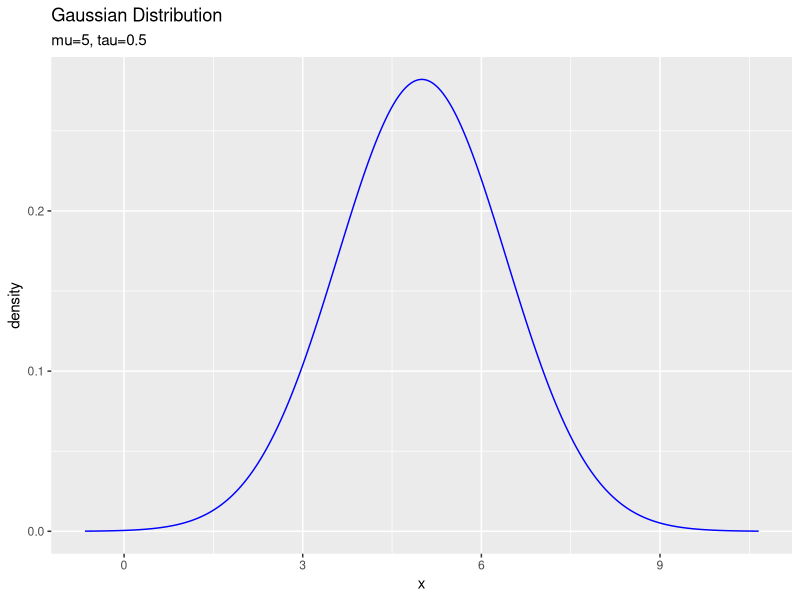
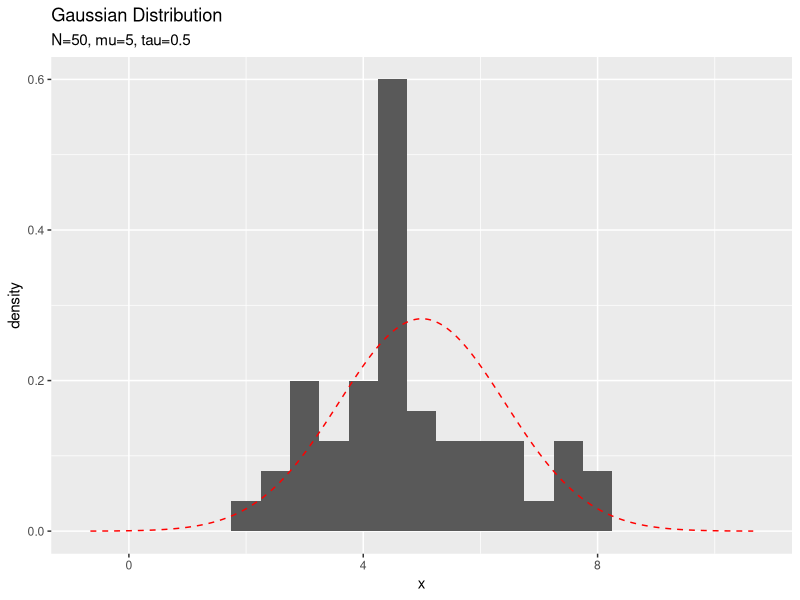
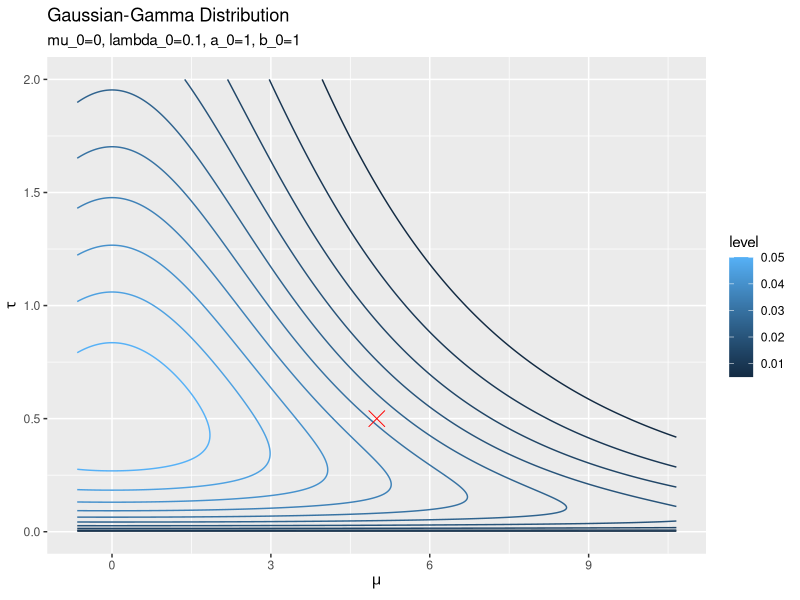
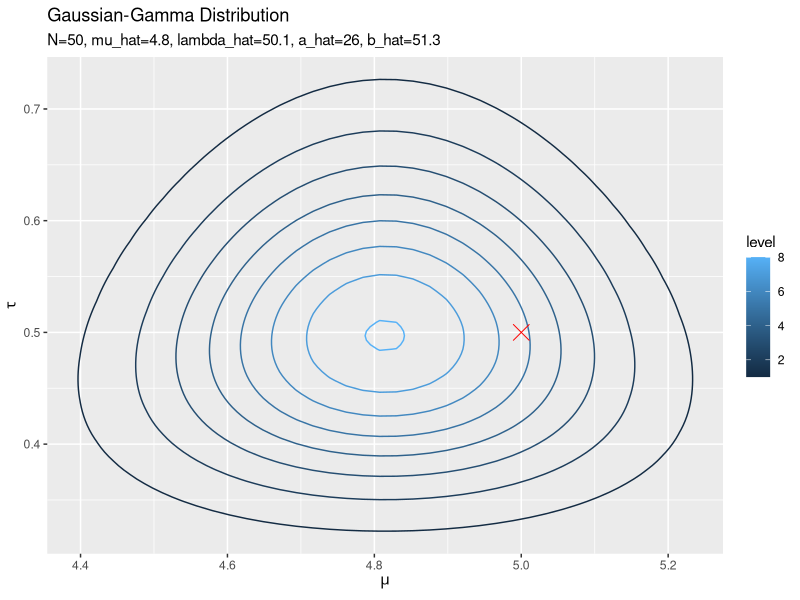
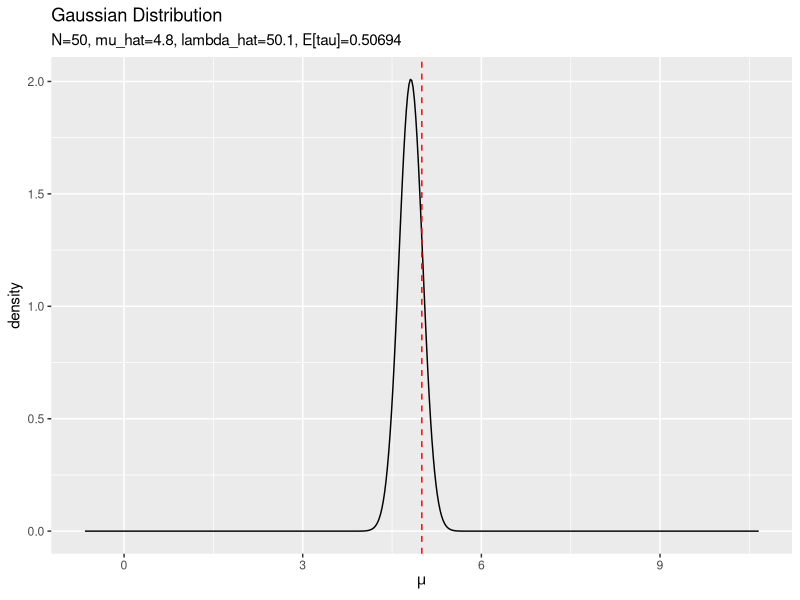
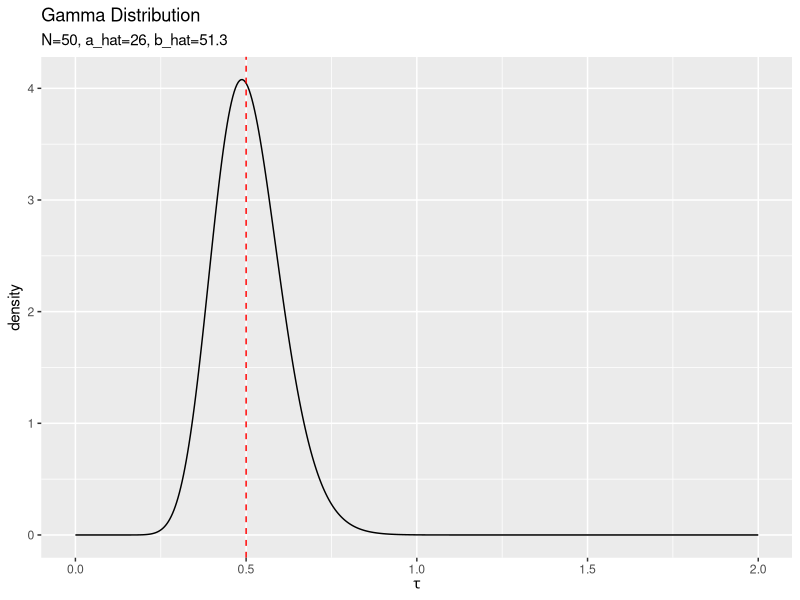
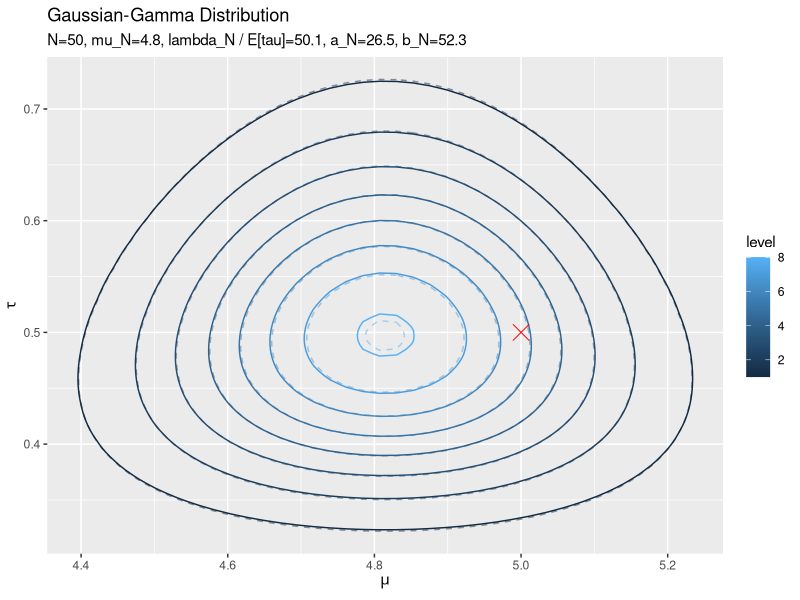
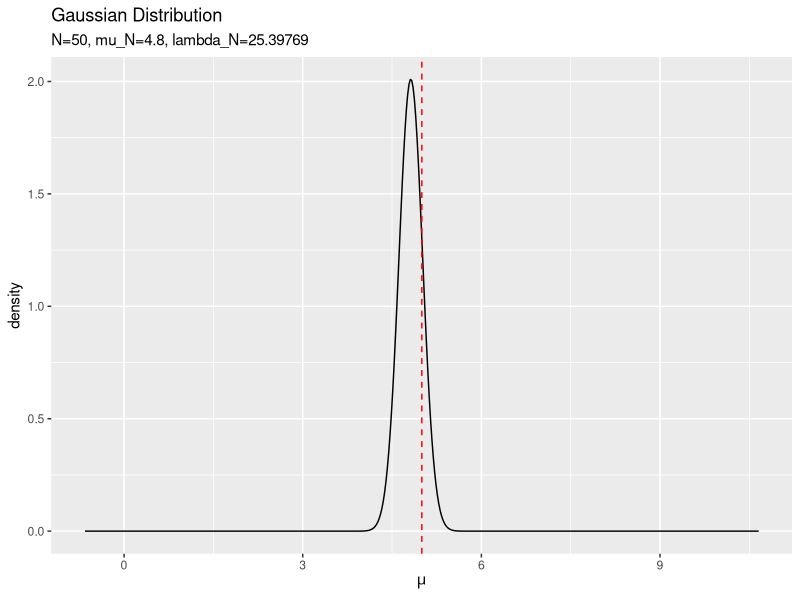

R code for these plots, in order:

# 10.1.3 一変数ガウス分布の変分推論 ----------------------------------------------------

# 10.1.3で利用するパッケージ
library(tidyverse)


### 真の分布(1次元ガウス分布)の設定 -----

# 真の平均パラメータを指定
mu_truth <- 5

# 真の精度パラメータを指定
tau_truth <- 0.5
sqrt(1 / tau_truth) # 標準偏差


# 作図用のxの値を作成
x_vec <- seq(
  mu_truth - 4 * sqrt(1 / tau_truth), 
  mu_truth + 4 * sqrt(1 / tau_truth), 
  length.out = 1000
)

# 真の分布を計算
model_df <- tibble(
  x = x_vec, 
  density = dnorm(x = x, mean = mu_truth, sd = sqrt(1 / tau_truth))
)

# 真の分布を作図
ggplot(model_df, aes(x = x, y = density)) + 
  geom_line(color = "blue") + # 真の分布
  labs(title = "Gaussian Distribution", 
       subtitle = paste0("mu=", mu_truth, ", tau=", tau_truth))


### データの生成 -----

# (観測)データ数を指定
N <- 50

# ガウス分布に従うデータを生成
x_n <- rnorm(n = N, mean = mu_truth, sd = sqrt(1 / tau_truth))

# 観測データを確認
summary(x_n)


# 観測データをデータフレームに格納
data_df <- tibble(x_n = x_n)

# 観測データのヒストグラムを作成
ggplot() + 
  #geom_histogram(data = data_df, aes(x = x_n), binwidth = 0.5) + # 観測データ:(度数)
  geom_histogram(data = data_df, aes(x = x_n, y = ..density..), binwidth = 0.5) + # 観測データ:(相対度数)
  geom_line(data = model_df, aes(x = x, y = density), 
            color = "red", linetype = "dashed") + # 真の分布:(相対度数用)
  labs(title = "Gaussian Distribution", 
       subtitle = paste0("N=", N, ", mu=", mu_truth, ", tau=", tau_truth), 
       x = "x")


### 事前分布(ガウス-ガンマ分布)の設定 -----

# muの事前分布のパラメータを指定
mu_0 <- 0
lambda_0 <- 0.1

# tauの事前分布のパラメータを指定
a_0 <- 1
b_0 <- 1


# 作図用のmuの値を作成
mu_vec <- seq(
  mu_truth - 4 * sqrt(1 / tau_truth), 
  mu_truth + 4 * sqrt(1 / tau_truth), 
  length.out = 500
)

# 作図用のtauの値を作成
tau_vec <- seq(0, 4 * tau_truth, length.out = 500)

# 作図用の点を作成
mu_tau_point_mat <- cbind(
  mu = rep(mu_vec, times = length(tau_vec)), 
  tau = rep(tau_vec, each = length(mu_vec))
)


# 真のパラメータをデータフレームに格納
true_params_df <- tibble(mu = mu_truth, tau = tau_truth)


# 同時事前分布を計算
prior_df <- tibble(
  mu = mu_tau_point_mat[, 1], 
  tau = mu_tau_point_mat[, 2], 
  N_dens = dnorm(x = mu, mean = mu_0, sd = sqrt(1 / (lambda_0 * tau + 1e-7))), # muの事前分布
  Gam_dens = dgamma(x = tau, shape = a_0, rate = b_0), # tauの事前分布
  density = N_dens * Gam_dens
)

# 事前分布を作図
ggplot() + 
  geom_contour(data = prior_df, aes(x = mu, y = tau, z = density, color = ..level..)) + # 事前分布
  geom_point(data = true_params_df, aes(x = mu, y = tau), 
             color = "red", shape = 4, size = 5) + # 真の値
  labs(title = "Gaussian-Gamma Distribution", 
       subtitle = paste0("mu_0=", mu_0, ", lambda_0=", lambda_0, 
                         ", a_0=", a_0, ", b_0=", b_0), 
       x = expression(mu), y = expression(tau))


### 真の事後分布(ガウス-ガンマ分布)の計算 -----

# muの真の事後分布のパラメータを計算
lambda_hat <- lambda_0 + N
mu_hat <- (lambda_0 * mu_0 + sum(x_n)) / lambda_hat

# lambdaの真の事後分布のパラメータを計算
a_hat <- a_0 + 0.5 * N
b_hat <- b_0 + 0.5 * (sum(x_n^2) + lambda_0 * mu_0^2 - lambda_hat * mu_hat^2)


# 真の同時事後分布を計算
true_posterior_df <- tibble(
  mu = mu_tau_point_mat[, 1], 
  tau = mu_tau_point_mat[, 2], 
  N_dens = dnorm(x = mu, mean = mu_hat, sd = sqrt(1 / (lambda_hat * tau + 1e-7))), # muの真の事後分布
  Gam_dens = dgamma(x = tau, shape = a_hat, rate = b_hat), # tauの真の事後分布
  density = N_dens * Gam_dens
)

# 真の事後分布を作図
ggplot() + 
  geom_contour(data = true_posterior_df, aes(x = mu, y = tau, z = density, color = ..level..)) + # 真の事後分布
  geom_point(data = true_params_df, aes(x = mu, y = tau), 
             color = "red", shape = 4, size = 5) + # 真の値
  labs(title = "Gaussian-Gamma Distribution", 
       subtitle = paste0("N=", N, 
                         ", mu_hat=", round(mu_hat, 1), ", lambda_hat=", lambda_hat, 
                         ", a_hat=", a_hat, ", b_hat=", round(b_hat, 1)), 
       x = expression(mu), y = expression(tau))


# muの真の事後分布を作図
tibble(
  mu = mu_vec, 
  N_dens = dnorm(x = mu, mean = mu_hat, sd = sqrt(1 / (lambda_hat * a_hat / b_hat)))
) %>% 
  ggplot(aes(x = mu, y = N_dens)) + 
    geom_line() + # muの真の事後分布
    geom_vline(xintercept = mu_truth, color = "red", linetype = "dashed") + # muの真の値
    labs(title = "Gaussian Distribution", 
         subtitle = paste0("N=", N, 
                           ", mu_hat=", round(mu_hat, 1), 
                           ", lambda_hat=", lambda_hat, 
                           ", E[tau]=", round(a_hat / b_hat, 5)), 
         x = expression(mu), y = "density")

# tauの真の事後分布を作図
tibble(
  tau = tau_vec, 
  Gam_dens = dgamma(x = tau, shape = a_hat, rate = b_hat)
) %>% 
  ggplot(aes(x = tau, y = Gam_dens)) + 
    geom_line() + # tauの真の事後分布
    geom_vline(xintercept = tau_truth, color = "red", linetype = "dashed") + # tauの真の値
    labs(title = "Gamma Distribution", 
         subtitle = paste0("N=", N, ", a_hat=", a_hat, ", b_hat=", round(b_hat, 1)), 
         x = expression(tau), y = "density")


### 推論処理 -----

# 試行回数を指定
MaxIter <- 5

# 初期値を代入
mu_N <- mu_0
lambda_N <- lambda_0 * a_0 / b_0
a_N <- a_0
b_N <- b_0

# 推移の確認用の受け皿を作成
trace_mu_i     <- rep(0, MaxIter * 2 + 1)
trace_lambda_i <- rep(0, MaxIter * 2 + 1)
trace_a_i      <- rep(0, MaxIter * 2 + 1)
trace_b_i      <- rep(0, MaxIter * 2 + 1)

# 初期値を記録
trace_mu_i[1]     <- mu_N
trace_lambda_i[1] <- lambda_N
trace_a_i[1]      <- a_N
trace_b_i[1]      <- b_N

# 変分推論
for(i in 1:MaxIter) {
  
  # muの近似事後分布のパラメータを計算:式(10.26)(10.27)
  mu_N <- (lambda_0 * mu_0 + sum(x_n)) / (lambda_0 + N)
  lambda_N <- (lambda_0 + N) * a_N / b_N
  
  # i回目のmuの近似事後分布の更新後の結果を記録
  trace_mu_i[i * 2]     <- mu_N
  trace_lambda_i[i * 2] <- lambda_N
  trace_a_i[i * 2]      <- a_N
  trace_b_i[i * 2]      <- b_N
  
  
  # tauの近似事後分布のパラメータを計算:式(10.29)(10.30)
  a_N <- a_0 + 0.5 * (N + 1)
  term_x <- 0.5 * (lambda_0 * mu_0^2 + sum(x_n^2))
  term_mu2 <- 0.5 * (lambda_0 + N) * (mu_N^2 + 1 / lambda_N)
  term_mu <- (lambda_0 * mu_0 + sum(x_n)) * mu_N
  b_N <- b_0 + term_x + term_mu2 - term_mu
  
  # i回目のtauの近似事後分布の更新後の結果を記録
  trace_mu_i[i * 2 + 1]     <- mu_N
  trace_lambda_i[i * 2 + 1] <- lambda_N
  trace_a_i[i * 2 + 1]      <- a_N
  trace_b_i[i * 2 + 1]      <- b_N
  
  # 動作確認
  #print(paste0(i, ' (', round(i / MaxIter * 100, 1), '%)'))
}


### 推論結果の確認 -----

# 同時近似事後分布を計算
E_tau <- a_N / b_N # tauの期待値
posterior_df <- tibble(
  mu = mu_tau_point_mat[, 1], 
  tau = mu_tau_point_mat[, 2], 
  N_dens = dnorm(x = mu, mean = mu_N, sd = sqrt(1 / (lambda_N / E_tau * tau + 1e-7))), # muの近似事後分布
  Gam_dens = dgamma(x = tau, shape = a_N, rate = b_N), # tauの近似事後分布
  density = N_dens * Gam_dens
)

# 近似事後分布を作図
ggplot() + 
  geom_contour(data = posterior_df, aes(x = mu, y = tau, z = density, color = ..level..)) + # 近似事後分布
  geom_contour(data = true_posterior_df, aes(x = mu, y = tau, z = density, color = ..level..), 
               alpha = 0.5, linetype = "dashed") + # 真の事後分布
  geom_point(data = true_params_df, aes(x = mu, y = tau), 
             color = "red", shape = 4, size = 5) + # 真の値
  labs(title = "Gaussian-Gamma Distribution", 
       subtitle = paste0("N=", N, 
                         ", mu_N=", round(mu_N, 1), 
                         ", lambda_N / E[tau]=", round(lambda_N / E_tau, 1), 
                         ", a_N=", a_N, 
                         ", b_N=", round(b_N, 1)), 
       x = expression(mu), y = expression(tau))


# muの近似事後分布を作図
tibble(
  mu = mu_vec, 
  N_dens = dnorm(x = mu, mean = mu_N, sd = sqrt(1 / lambda_N))
) %>% 
  ggplot(aes(x = mu, y = N_dens)) + 
    geom_line() + # muの近似事後分布
    geom_vline(xintercept = mu_truth, color = "red", linetype = "dashed") + # muの真の値
    labs(title = "Gaussian Distribution", 
         subtitle = paste0("N=", N, 
                           ", mu_N=", round(mu_N, 1), 
                           ", lambda_N=", round(lambda_N, 5)), 
        x = expression(mu), y = "density")

# tauの近似事後分布を作図
tibble(
  tau = tau_vec, 
  Gam_dens = dgamma(x = tau, shape = a_N, rate = b_N)
) %>% 
  ggplot(aes(x = tau, y = Gam_dens)) + 
    geom_line() + # tauの近似事後分布
    geom_vline(xintercept = tau_truth, color = "red", linetype = "dashed") + # tauの真の値
    labs(title = "Gamma Distribution", 
         subtitle = paste0("N=", N, ", a_N=", a_N, ", b_N=", round(b_N, 1)), 
         x = expression(tau), y = "density")


# 値を確認
mu_hat; mu_N
lambda_hat; lambda_N * b_N / a_N
lambda_hat * a_hat / b_hat; lambda_N
a_hat; a_N
b_hat; b_N
a_hat / b_hat; a_N / b_N


### 超パラメータの推移の確認 -----

# mu_Nの推移を作図
tibble(
  iteration = 0:(MaxIter * 2) * 0.5, 
  value = trace_mu_i
) %>% 
  ggplot(aes(x = iteration, y = value)) + 
    geom_line() + 
    labs(title = "Variational Inference", 
         subtitle = expression(mu[N]))

# lambda_Nの推移を作図
tibble(
  iteration = 0:(MaxIter * 2) * 0.5, 
  value = trace_lambda_i
) %>% 
  ggplot(aes(x = iteration, y = value)) + 
    geom_line() + 
    labs(title = "Variational Inference", 
         subtitle = expression(lambda[N]))

# a_Nの推移を作図
tibble(
  iteration = 0:(MaxIter * 2) * 0.5, 
  value = trace_a_i
) %>% 
  ggplot(aes(x = iteration, y = value)) + 
    geom_line() + 
    labs(title = "Variational Inference", 
         subtitle = expression(a[N]))

# b_Nの推移を作図
tibble(
  iteration = 0:(MaxIter * 2) * 0.5, 
  value = trace_b_i
) %>% 
  ggplot(aes(x = iteration, y = value)) + 
    geom_line() + 
    labs(title = "Variational Inference", 
         subtitle = expression(b[N]))


# ・アニメーションによる推移の確認 --------------------------------------------------------

# 追加パッケージ
library(gganimate)


# 作図用のデータフレームを作成
trace_posterior_df <- tibble()
for(i in 1:(MaxIter * 2 + 1)) {
  
  # i回目の近似事後分布を計算
  E_tau <- trace_a_i[i] / trace_b_i[i] # tauの期待値
  tmp_posterior_df <- tibble(
    mu = mu_tau_point_mat[, 1], 
    tau = mu_tau_point_mat[, 2], 
    N_dens = dnorm(
      x = mu, 
      mean = trace_mu_i[i], 
      sd = sqrt(1 / (trace_lambda_i[i] / E_tau * tau + 1e-7))
    ), # muの近似事後分布
    Gam_dens = dgamma(x = tau, shape = trace_a_i[i], rate = trace_b_i[i]), # tauの近似事後分布
    density = N_dens * Gam_dens, 
    label = as.factor(
      paste0("iter:", (i - 1) * 0.5, ", N=", N, 
             ", mu_N=", round(trace_mu_i[i], 1), ", lambda_N=", round(trace_lambda_i[i], 5), 
             ", a_N=", trace_a_i[i], ", b_N=", round(trace_b_i[i], 1))
    ) # フレーム切替用のラベル
  )
  
  # 結合
  trace_posterior_df <- rbind(trace_posterior_df, tmp_posterior_df)
  
  # 動作確認
  print(paste0((i - 1) * 0.5, ' (', round((i - 1) * 0.5 / MaxIter * 100, 1), '%)'))
}


# 近似事後分布を作図
trace_graph <- ggplot() + 
  geom_contour(data = trace_posterior_df, aes(x = mu, y = tau, z = density, color = ..level..)) + # 近似事後分布
  geom_contour(data = true_posterior_df, aes(x = mu, y = tau, z = density, color = ..level..), 
               alpha = 0.5, linetype = "dashed") + # 真の事後分布
  geom_point(data = true_params_df, aes(x = mu, y = tau), color = "red", shape = 4, size = 5) + # 真の値
  gganimate::transition_manual(label) + # フレーム
  labs(title = "Gaussian-Gamma Distribution", 
       subtitle = "{current_frame}", 
       x = expression(mu), y = expression(tau))


# gif画像を作成
gganimate::animate(trace_graph, nframes = MaxIter * 2 + 1, fps = 5)
